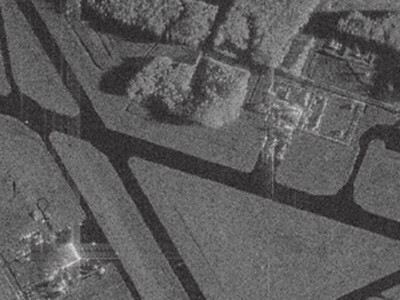
#> input picture sar_1.jpg, 400 x 300 px
$ jupyter execute --allow-errors Lab4.ipynb
#> lines starting #> are read from the running program, lines starting #| are printed output that depends on the picture; after the words box and inside, x2 and y2 are one past the last pixel; in counts of white or black regions, pixels touching at a corner belong together
[cell 1]
import numpy as np
import cv2
import matplotlib.pyplot as plt

[cell 2]
image = cv2.imread('sar_1.jpg')
#> image is the input picture: shape (300, 400, 3); mean B, G, R 91.8, 91.6, 92.1
image_gray2 = cv2.cvtColor(image, cv2.COLOR_BGR2GRAY)

[cell 3]
plt.imshow(image_gray2, cmap="gray")

# 1. Подберите параметры алгоритма разрастания регионов так, чтобы был выделен весь участок газона.

[cell 4]
import math
def homo_average(img, mask, point, T):
    av_val = img[mask > 0].sum() / np.count_nonzero(img[mask > 0])

    if abs(av_val - img[point]) <= T:
        return True

    return False

[cell 5]
def region_growing(image, seed_point,homo_fun,r, T):
    mask = np.zeros(image_gray.shape, np.uint8)
    mask[seed_point] = 1
    count = 1
    while count > 0:
        count = 0
        local_mask = np.zeros(image_gray.shape, np.uint8)
        for i in range(r,image.shape[0] - r):
            for j in range(r,image.shape[1] - r):
                if mask[i,j]==0 and mask[i - r:i + r, j-r: j+r].sum() > 0:
                    if homo_fun(image, mask, (i,j), T):
                        local_mask[i,j] = 1
        count = np.count_nonzero(local_mask)
        print(count)
        mask += local_mask

    return mask*255

[cell 6]
seed_point = (250,250)
#> (the rest of this cell did not finish here and is left out)

#> (a cell that did not finish here is left out)

# 2. Реализуйте вычисление критерия однородности, отличного от представленного. Сравните результаты.

[cell 8]
# критерий однородности: яркость и текстура
# пиксель добавляется к области, если выполнены оба условия:
# 1. его яркость отличается от средней яркости области не более чем на T
# 2. локальное стандартное отклонение в окне 3x3 вокруг него не превышает T

def homo_bright_and_texture(img, mask, point, T):
    i, j = point

    # яркость
    av_val = img[mask > 0].sum() / np.count_nonzero(img[mask > 0])
    bright = abs(av_val - img[point]) <= T

    # текстура
    window = img[i-1:i+2, j-1:j+2].astype(float)
    tex = np.std(window) <= T

    return bright and tex

#> (a cell that did not finish here is left out)


#> (a cell that did not finish here is left out)

[cell 11]
from skimage.metrics import structural_similarity, mean_squared_error

# сравнение homo_average и homo_bright_and_texture
#> (the rest of this cell did not finish here and is left out)

[cell 12]
fig, axes = plt.subplots(1, 4, figsize=(20, 5))

#> (the rest of this cell did not finish here and is left out)

Сравнение показало, что при одинаковых порогах маски практически совпадают
Текстура мало влияет на результат в данном примере, но она выполняет роль страховки выхода за пределы газона при ослаблении яркостного порога

# 3. Применить алгоритм сегментации watershed+distance transform для задачи подсчета пальмовых деревьев.

[cell 13]
image = cv2.imread('palm_1.jpg')
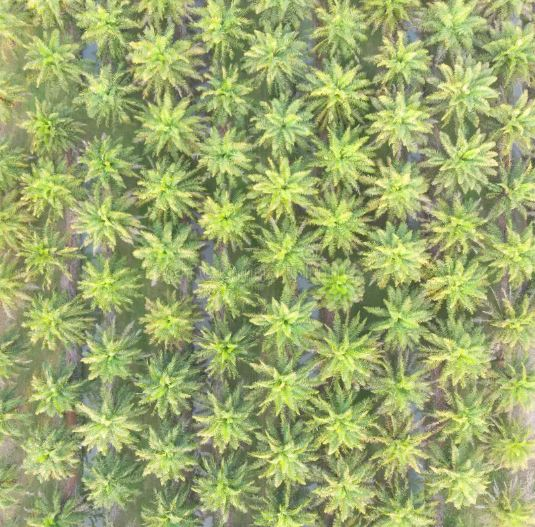
#> input picture palm_1.jpg, 535 x 527 px
#> image is the input picture: shape (527, 535, 3); mean B, G, R 109.6, 169.5, 156.4
image_gray = cv2.cvtColor(image, cv2.COLOR_BGR2GRAY)
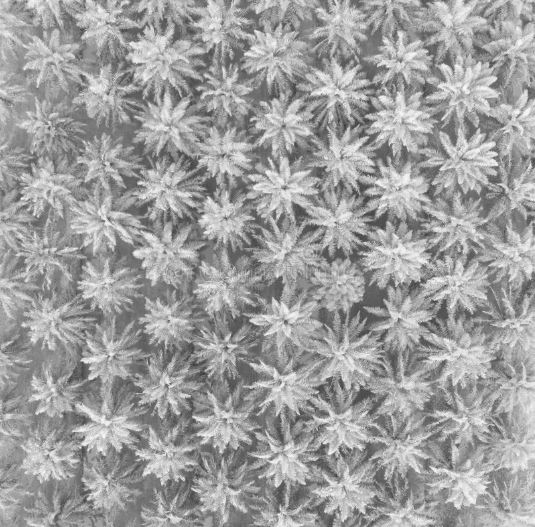
#> image_gray: shape (527, 535); min 52, max 250, mean 158.7

[cell 14]
plt.imshow(image_gray, cmap="gray")

[cell 15]
blurred = cv2.GaussianBlur(image_gray, (15, 15), 0)
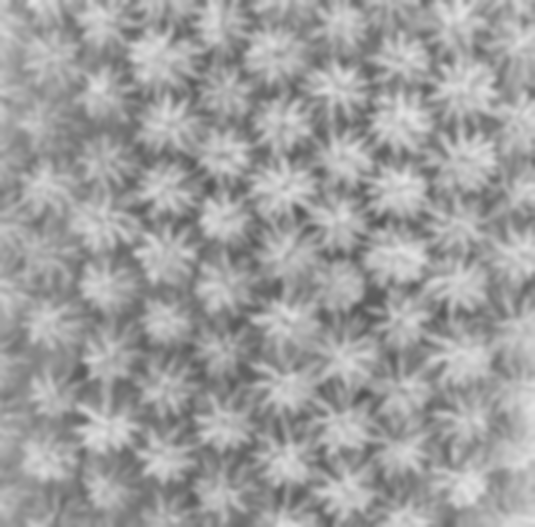
#> blurred: shape (527, 535); min 83, max 228, mean 158.7

plt.imshow(blurred, cmap="gray")

[cell 16]
ret, thresh = cv2.threshold(blurred, 0, 255, cv2.THRESH_BINARY + cv2.THRESH_OTSU)
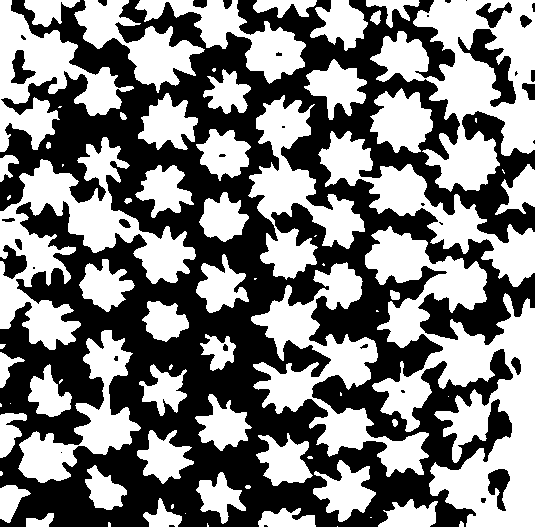
#> thresh: shape (527, 535); 50.1% white; 37 black regions (17 under 20 px), largest, box (x1, y1, x2, y2) and area: (0, 0, 535, 527) 136235, (458, 29, 516, 107) 1585, (488, 469, 510, 511) 524
#> ret = 158

[cell 17]
plt.imshow(thresh, cmap="gray")

[cell 18]
dist = cv2.distanceTransform(thresh, cv2.DIST_L2, 5)
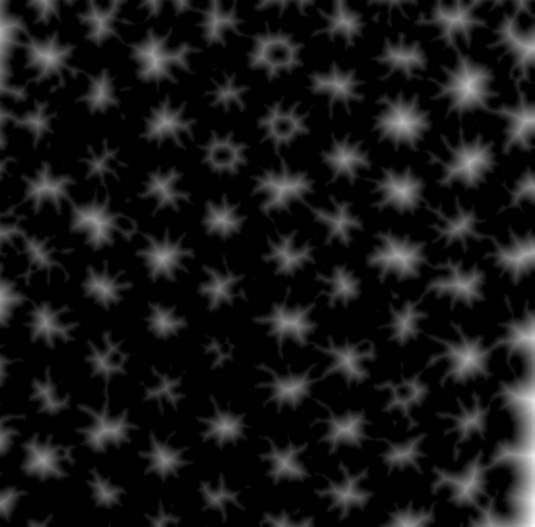
#> dist: shape (527, 535) float32; min 0, max 32.76, mean 3; drawn with min black and max white
plt.imshow(dist, cmap="gray")

[cell 19]
ret, sure_fg = cv2.threshold(dist, 0.1 * dist.max(), 255, cv2.THRESH_BINARY)
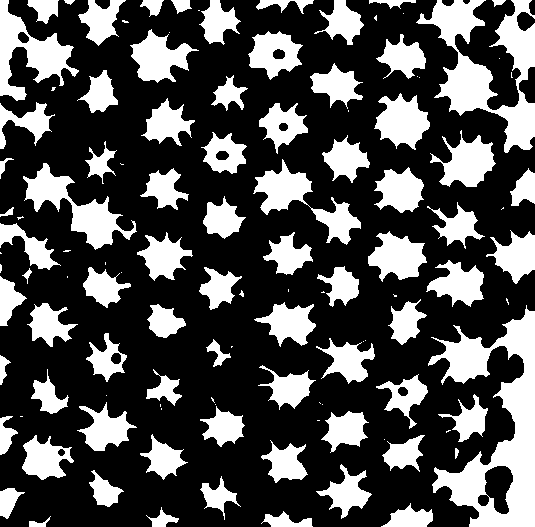
#> sure_fg: shape (527, 535) float32; 31.3% white; 116 white regions (39 under 20 px), largest, box (x1, y1, x2, y2) and area: (428, 305, 535, 527) 9950, (416, 0, 535, 153) 7019, (0, 0, 79, 101) 3084
#> ret = 3.28
plt.imshow(sure_fg, cmap="gray")

[cell 20]
sure_fg = sure_fg.astype(np.uint8)

[cell 21]
ret, markers = cv2.connectedComponents(sure_fg)
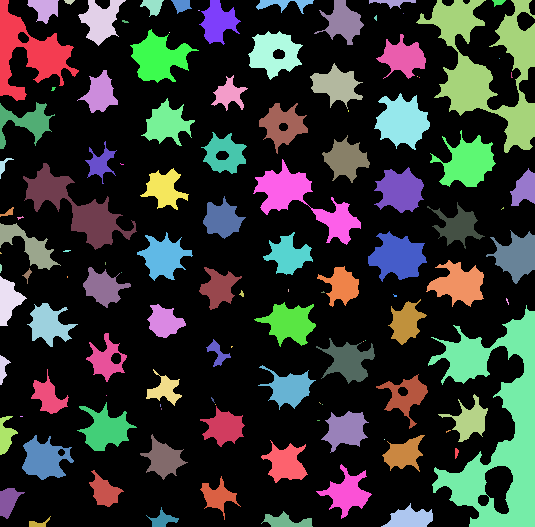
#> markers: shape (527, 535) int32; 117 distinct labels, from 0 to 116; one colour per label, 0 black
#> ret = 117

[cell 22]
plt.imshow(markers, cmap="gray")

[cell 23]
markers = cv2.watershed(image, markers)
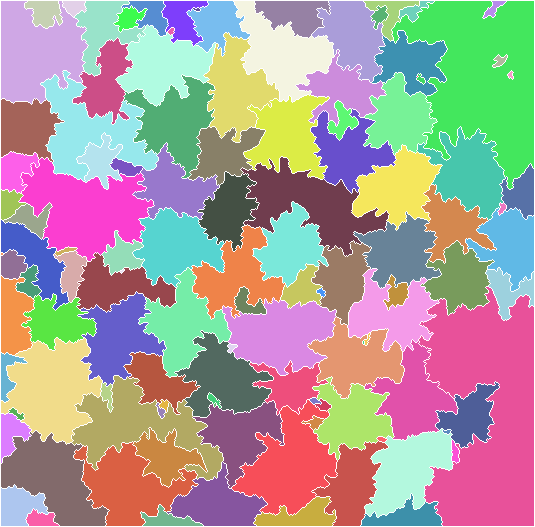
#> markers: shape (527, 535) int32; 117 distinct labels, from -1 to 116; one colour per label, 0 black, -1 white

[cell 24]
plt.imshow(markers, cmap="gray")

[cell 25]
print("Nearly ~", len(np.unique(markers)), "palms")
#| Nearly ~ 117 palms
